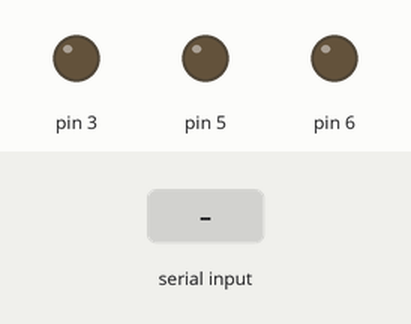
Recording of a program running on a simulated Arduino Uno, built with avr-gcc and run on an emulated ATmega328P. Parts: output pins drawn as LEDs (lit = HIGH). The inputs (shaded band) are chosen by the test bench.

Above: at 1.2 s.
1.3 s: "Q90!" received over the second serial link
At 2.5 s:
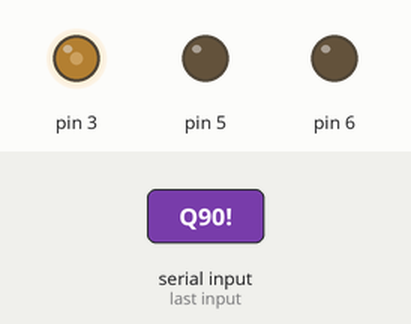
2.8 s: "G90!" received over the second serial link
At 3.6 s:
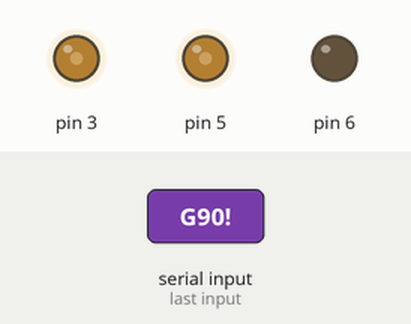
4.3 s: "R!" received over the second serial link
At 4.8 s:
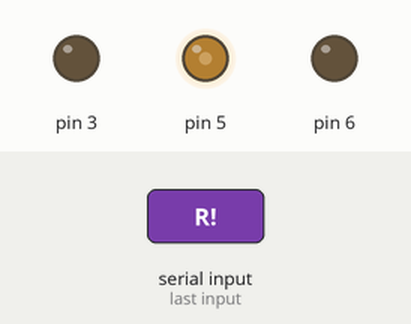
5.8 s: "B90!" received over the second serial link
At 7.0 s:
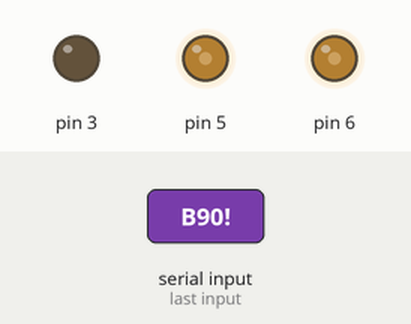
7.3 s: "G!" received over the second serial link
At 8.3 s:
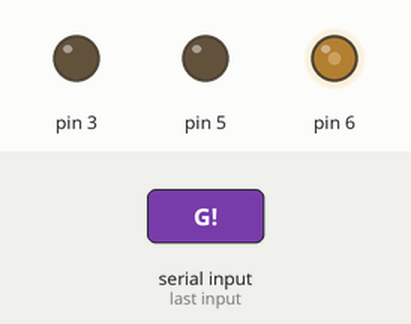
8.8 s: "R90!" received over the second serial link
At 9.4 s:
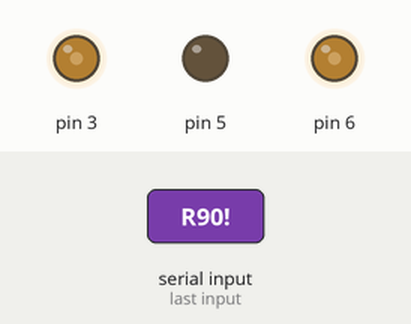
Timing chart, 0 to 11.3 s (numbered marks = the images above; inputs shaded):
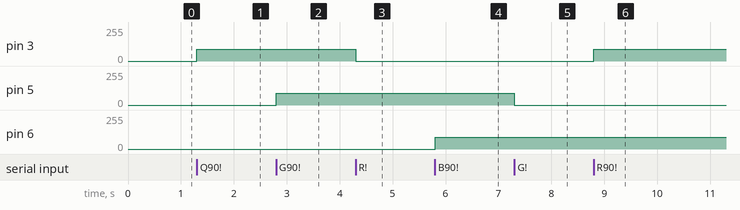

The program:

main.cpp
```cpp
#include <Arduino.h>
#include "utility_array.h"
#include "utility.h"
#include "utility_bt.h"
#include <GStripLed.h>
#include <SoftwareSerial.h>

GStripLed gs(3, 5, 6);
SoftwareSerial bt(8,9);
String line = "";
uint8_t values[3] = {0, 0, 0}, save_values[3] = {0, 0, 0};
uint16_t interr = 0;
unsigned long timer;
bool is_first_interr = true, counter_interr = false;

void setParameter(const char& det_color, const String& value){
  uint8_t pos = -1;
  if (line.length() > 0){
    switch(det_color){
      case 'Q':
        memset(values, 0, 3);
        interr = 0;
      case 'R':
        values[pos = 0] = value.toInt();
        break;
      case 'G':
        values[pos = 1] = value.toInt();
        break;
      case 'B':
        values[pos = 2] = value.toInt();
        break;
      case 'I':
        interr = value.toInt();
    }//switch
    if (pos >= 0 && interr > 0)
      save_values[pos] = values[pos];
  }//if-line
}

void detectInterrupt(){
  if (interr > 0){
     if (millis() - timer > interr){
       _debug("Passati "+String(interr)+" secondi.");
         if (is_first_interr){
           memcpy(save_values, values, 3*sizeof(uint8_t));
           is_first_interr = false;
         }
         (!counter_interr) ? (memset(values, 0, 3)) : ( memcpy(values, save_values, 3*sizeof(uint8_t)));
         counter_interr = !counter_interr;
         _debug("counter : "+String(counter_interr));
         timer = millis();
       _debug(String(values[0])+" "+String(values[1])+" "+String(values[2]));
     }//millis-interr
  }//if-inter
  else{
    if (sum_array(save_values, 3) > 0){
      memcpy(values, save_values, 3*sizeof(uint8_t));
      memset(save_values, 0, 3);
    }//if-sumarray
    is_first_interr = true;
    counter_interr = false;
  }//else
}

void setup(){
  if (DEBUG){
    Serial.begin(9600);
    _debug(line);
    _debug(gs);
  }
  bt.begin(9600);
  gs.init();
  timer = millis();
}//setup

void loop (){
  char det_color;
  String value;
  line = getLineBT(bt, &det_color, &value);
  setParameter(det_color, value);
  detectInterrupt();
  gs.write(values);
  _debug(gs);
  line = "";
}//loop
```

utility.h
```cpp
#ifndef UTILITY_H
#define UTILITY_H
#define DEBUG 0

#include <Arduino.h>

void _debug(String s, bool wanted = DEBUG, bool nl = true){
  if (wanted){
      Serial.print(s);
    if (nl)
      Serial.println();
  }//if
}//_debug

#endif
```

utility_array.h
```cpp
#ifndef UTILITY_ARRAY_H
#define UTILITY_ARRAY_H

#include <Arduino.h>

bool array_cmp(uint8_t *a1, uint8_t *a2, unsigned long len){
  for (unsigned long i=0; i<len; i++)
    if (a1[i] != a2[i])
      return false;
  return true;
}

bool sum_array(uint8_t *a1, unsigned long len){
  unsigned long sum = 0;
  for (unsigned long i=0; i<len; i++)
    sum += a1[i];
  return sum;
}

#endif
```

utility_bt.h
```cpp
#ifndef UTILITY_BT_H
#define UTILITY_BT_H

#include <Arduino.h>
#include <SoftwareSerial.h>

String getLineBT (SoftwareSerial &bt, char * opt, String * value){
  String rec = "";
  if (bt.available()){
    rec = bt.readStringUntil('!');
    rec.trim();
  }//if
  if (rec.length() > 0){
    (*opt) = rec[0];
    (*value) = rec.substring(1);
  }//if
  else{
    (*opt) = '-';
    (*value) = "";
  }//else
  return rec;
}

#endif
```

Measured:
- after the input at 1.3 s, pin 3: 0/255 → 90/255 at once
- after the input at 2.8 s, pin 5: 0/255 → 90/255 at once
- after the input at 4.3 s, pin 3: 90/255 → 0/255 at once
- after the input at 5.8 s, pin 6: 0/255 → 90/255 at once
- after the input at 7.3 s, pin 5: 90/255 → 0/255 at once
- after the input at 8.8 s, pin 3: 0/255 → 90/255 at once
